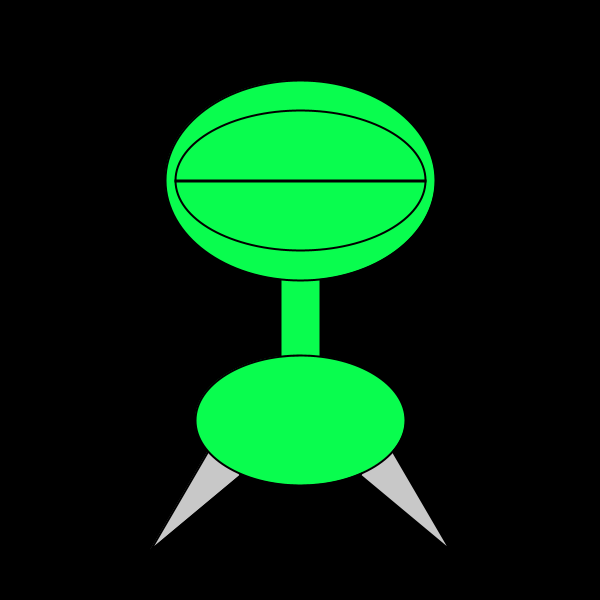
Frame 1 (no input)
Frame 60 (the mouse pressed at the canvas centre just before this capture): identical to frame 1, image omitted
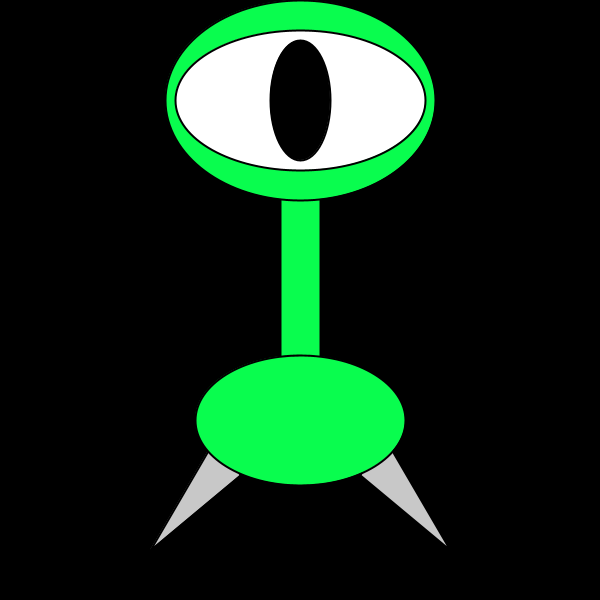
Frame 120 (the mouse held since frame 60 and released just before this capture)

The Processing sketch that drew these frames (run headless with seeded random() and noise(); from frame 60 on, the mouse is pressed at the canvas centre):

// Processing sketch: processing_9061
// ── processing_9061.pde

boolean button = false;
int r = 9;
int g = 253;
int b = 78;

void setup()
{
  size(600,600);
  smooth();
  strokeWeight(2);
  println("setup has been run");
}

void draw()
{ 
  background(0);


  if (button){

    //colour change
    if (mouseX < width/2){
      g = g - 8;
    }
    else if (mouseX > width/2){
      g = g + 8;
    }
    else {
      g = g;
    }

    if (mouseY < height/2){
      r = r - 8;
    }
    else if (mouseY > height/2){
      r = r + 8;
    }
    else {
      r = r;
    }

    r = constrain (r,0,255);
    g = constrain (g,0,255);
    //b = constrain (b,0,255)

    //feet
    fill(200);
    triangle(150,550,240,475,220,430);
    triangle(450,550,360,475,380,430);

    //eye open
    fill(255);
    ellipse(mouseX,mouseY-200,250,140);

    //pupil
    fill(0);
    ellipse(mouseX,mouseY-200,60,120);

    //neck moving
    fill(r,g,b);
    quad(mouseX-20,(mouseY-200),mouseX+20,(mouseY-200),320,400,280,400);

    //body
    ellipse(300,420,210,130);

    //head moving
    ellipse(mouseX,mouseY-200,270,200);

    //eye moving
    fill(255);
    ellipse(mouseX,mouseY-200,250,140);

    //pupil moving
    fill(0);
    ellipse(mouseX,mouseY-200,60,120);

  }

  else {

    //doesn't work for reset
    r = 9;
    g = 253;
    b = 78; 

    //feet
    fill(200);
    triangle(150,550,240,475,220,430);
    triangle(450,550,360,475,380,430);

    //neck static
    fill(r,g,b);
    quad(280,200,320,200,320,400,280,400);

    //head static
    ellipse(300,180,270,200);

    //body
    ellipse(300,420,210,130);

    //eye closed
    fill(r,g,b);
    ellipse(300,180,250,140);
    fill(0);
    stroke(0);
    rect(175,180,250,1); 
  }


}

void mousePressed(){

  if (mousePressed) {
    button = !button;
  }
}
